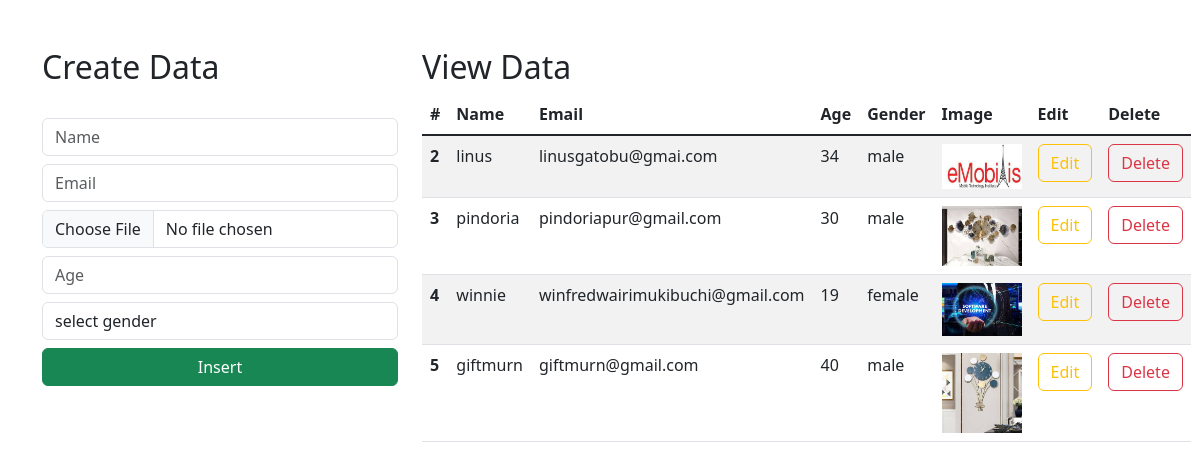
The page / on the database its author committed.
### app/models.py (models this page shows, shortened)
class Student(models.Model):
    name=models.CharField(max_length=25,blank=False,null=False)
    email=models.EmailField()
    age=models.IntegerField()
    gender=models.CharField(max_length=25,blank=False,null=False)
    image = models.ImageField(upload_to='uploads/images', default="logo.png")

### app/views.py (the view)
# urls.py: path('',views.index,name="index"),
def index(request):
    data=Student.objects.all()
    context={"data":data}
    return render(request,"index.html",context)

### app/templates/index.html (shortened to what this page needs)
<!doctype html>
<html lang="en">
    <link href="https://cdn.jsdelivr.net/npm/bootstrap@5.3.0-alpha1/dist/css/bootstrap.min.css" rel="stylesheet">
  <head>
  </head>
  <body>
      <div class="container mt-5">
        <div class="row">
            <div class="col-md-4">
                <h2>Create Data</h2>
                <br>
                <form action="/insert" method="post" enctype="multipart/form-data">
                    <div class="form-group">
                        <input type="text" class="form-control" placeholder="Name" name="name" required>
                    </div>
                    <div class="form-group">
                        <input type="email" class="form-control  mt-2" placeholder="Email" name="email" required>
                    </div>
                    <div class="form-group">
                        <input type="file" class="form-control  mt-2" placeholder="Age" name="image" required>
                    </div>
                    <div class="form-group">
                        <input type="number" class="form-control  mt-2" placeholder="Age" name="age" required>
                    </div>
                    <div class="form-group mt-2">
                        <select id="gender" name="gender" class="form-control" required>
                            <option selected value="">select gender</option>
                        </select>
                    </div>
                    <div class="d-grid gap-2">
                        <button class="btn btn-success mt-2" type="submit">Insert</button>
                    </div>
                </form>
            </div>
            <div class="col-md-8">
                <h2>View Data</h2>
                <table class="table table-striped table-hover">
                    <thead>
                      <tr>
                        <th scope="col">#</th>
                        <th scope="col">Name</th>
                        <th scope="col">Email</th>
                        <th scope="col">Age</th>
                        <th scope="col">Gender</th>
                          <th scope="col">Image</th>
                        <th scope="col">Edit</th>
                        <th scope="col">Delete</th>
                      </tr>
                    </thead>
                    <tbody class="table-group-divider">
                    {% for d in data %}
                      <tr>
                        <th scope="row">{{d.id}}</th>
                        <td>{{d.name}}</td>
                        <td>{{d.email}}</td>
                        <td>{{d.age}}</td>
                        <td>{{d.gender}}</td>
                          <td >
                              <img width="80px" src="media/{{ d.image }}" alt="{{ d.image }}">
                          </td>
                        <td><a href="/update/{{d.id}}" type="button" class="btn btn-outline-warning">Edit</a></td>
                        <td><a href="/delete/{{d.id}}" type="button" class="btn btn-outline-danger">Delete</a></td>
                      </tr>
                    {% endfor %}
                    </tbody>
                  </table>
            </div>
        </div>
      </div>
  </body>
</html>

### rows shown on the page
Student: id "2", name "linus", email "linusgatobu@gmai.com", age "34", gender "male", image (picture)
Student: id "3", name "pindoria", email "pindoriapur@gmail.com", age "30", gender "male", image (picture)
Student: id "4", name "winnie", email "winfredwairimukibuchi@gmail.com", age "19", gender "female", image (picture)
Student: id "5", name "giftmurn", email "giftmurn@gmail.com", age "40", gender "male", image (picture)
